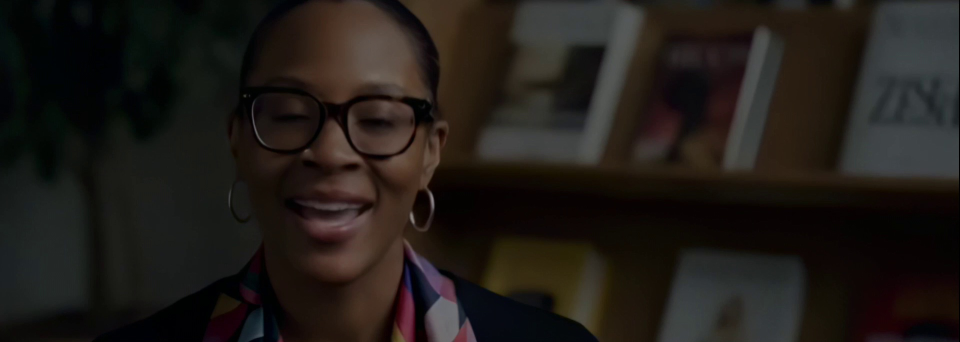
#> input picture varia/debug_fg_frame.jpg, 1920 x 684 px (shown at 1/2 size)
$ python debug_template_match.py
#> lines starting #> are read from the running program, lines starting #| are printed output that depends on the picture
#!/usr/bin/env python3
"""Debug script to test template matching manually."""

import cv2
import numpy as np


def debug_template_matching():
    """Test template matching at different positions."""

    # Load frames
    fg_frame = cv2.imread("debug_fg_frame.jpg", cv2.IMREAD_GRAYSCALE)
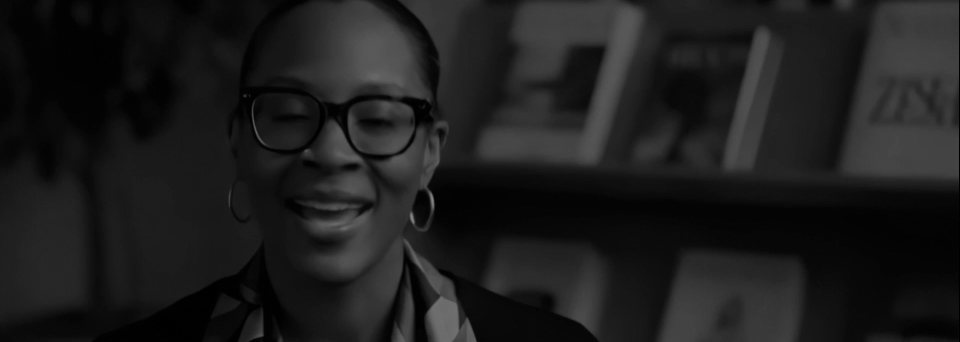
#> fg_frame: shape (684, 1920) (shown at 1/2 size); min 0, max 137, mean 28.9
    bg_frame = cv2.imread("debug_bg_frame.jpg", cv2.IMREAD_GRAYSCALE)
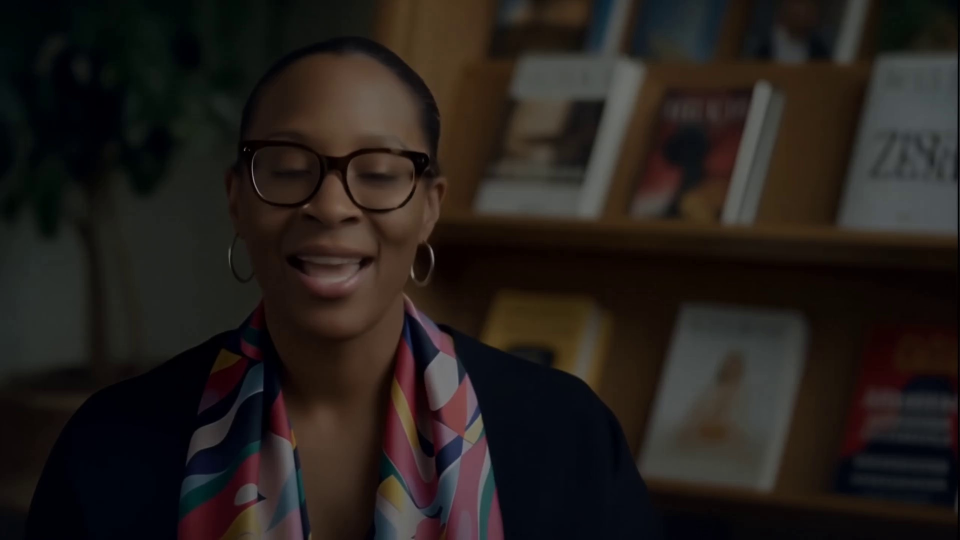
#> input picture varia/debug_bg_frame.jpg, 1920 x 1080 px (shown at 1/2 size)
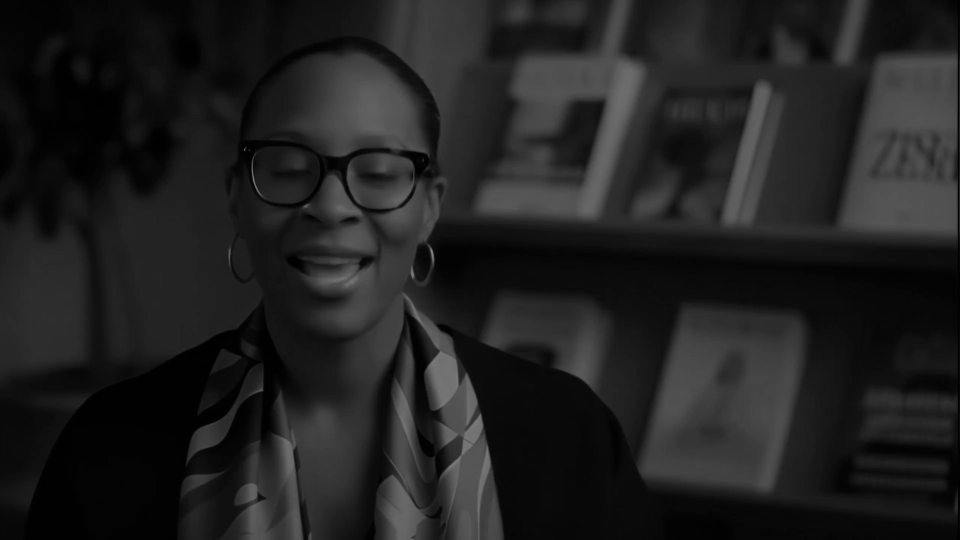
#> bg_frame: shape (1080, 1920) (shown at 1/2 size); min 0, max 147, mean 32.4

    # Test template matching
    result = cv2.matchTemplate(bg_frame, fg_frame, cv2.TM_CCOEFF_NORMED)
#> result = 397 values, max 0.981 at index 109, min 0.0804 at index 396, mean 0.434
    _, max_val, _, max_loc = cv2.minMaxLoc(result)
#> max_val = 0.981; max_loc = (0, 109)

    # Test specific positions manually
    positions_to_test = [(0, 109), (0, 221), (0, 198)]

    for x, y in positions_to_test:
        # Extract patch from BG at this position
        if (
            y + fg_frame.shape[0] <= bg_frame.shape[0]
            and x + fg_frame.shape[1] <= bg_frame.shape[1]
        ):
            bg_patch = bg_frame[y : y + fg_frame.shape[0], x : x + fg_frame.shape[1]]

            # Calculate correlation by comparing pixels directly
            if bg_patch.shape == fg_frame.shape:
                # Normalize both patches
                bg_norm = cv2.normalize(
                    bg_patch.astype(np.float32), None, 0, 1, cv2.NORM_MINMAX
                )
                fg_norm = cv2.normalize(
                    fg_frame.astype(np.float32), None, 0, 1, cv2.NORM_MINMAX
                )

                # Calculate correlation coefficient
                np.corrcoef(bg_norm.flatten(), fg_norm.flatten())[0, 1]
            else:
                pass
        else:
            pass
#> this loop made 3 passes
#> pass 1, in debug_template_matching, `bg_norm = cv2.normalize( bg_patch.astype(np.float32), None, 0, 1, cv2...`:
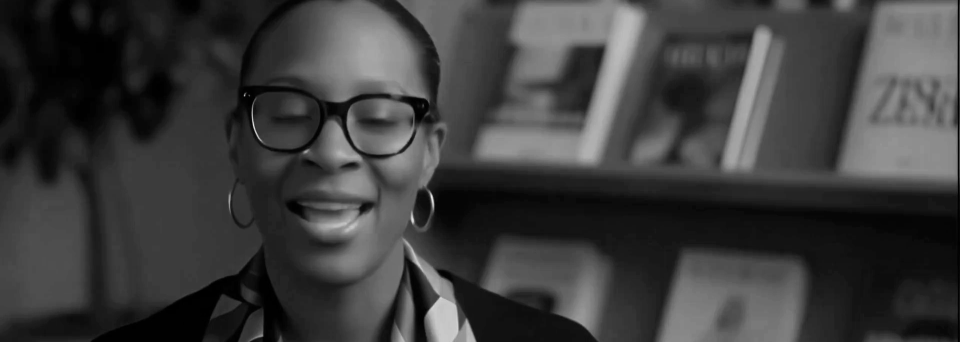
#> bg_norm: shape (684, 1920) float32 (shown at 1/2 size); min 0, max 1, mean 0.241
#> pass 1, in debug_template_matching, `fg_norm = cv2.normalize( fg_frame.astype(np.float32), None, 0, 1, cv2...`:
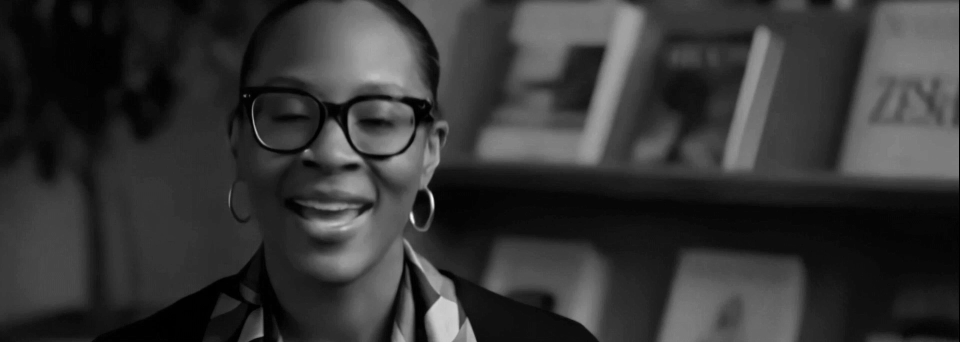
#> fg_norm: shape (684, 1920) float32 (shown at 1/2 size); min 0, max 1, mean 0.211
#> pass 2, in debug_template_matching, `bg_patch = bg_frame[y : y + fg_frame.shape[0], x : x + fg_frame.shape[..`:
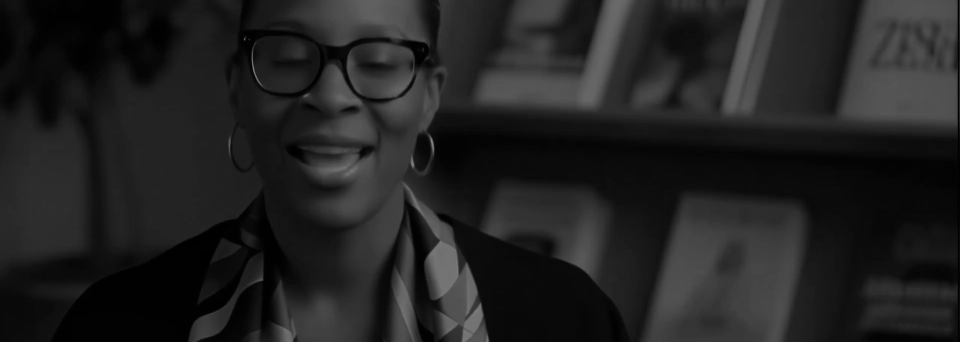
#> bg_patch: shape (684, 1920) (shown at 1/2 size); min 0, max 147, mean 33.7
#> after the loop:
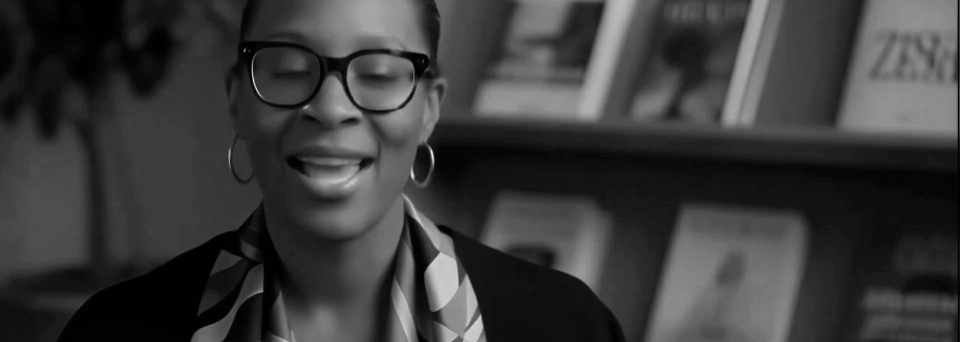
#> bg_norm: shape (684, 1920) float32 (shown at 1/2 size); min 0, max 1, mean 0.232


if __name__ == "__main__":
    debug_template_matching()
